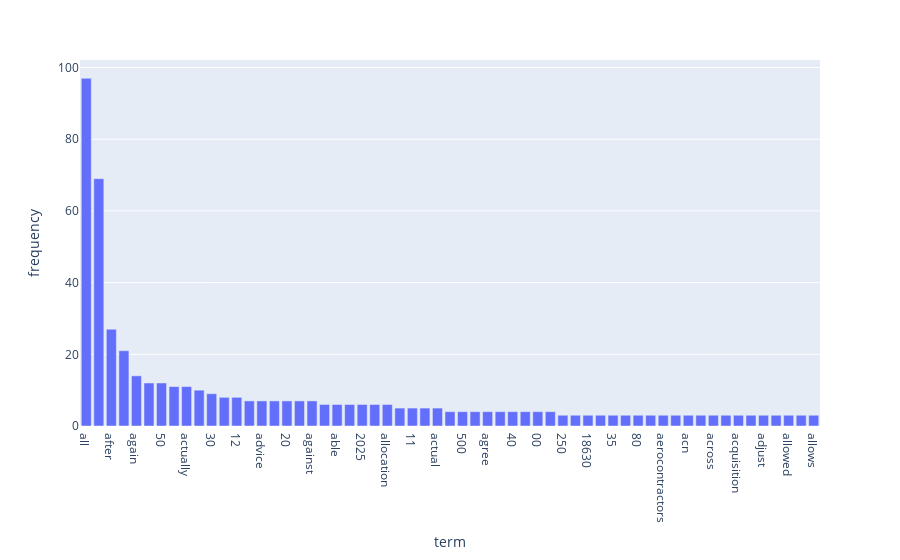

Notebook code for this chart:
### Markdown cell above
# Longtail

### Code cell
sorted_df = smaller_df.sort_values(by="frequency", ascending=False)
fig = px.bar(sorted_df, x="term", y="frequency")
fig.show()

### Figure 1 — Plotly figure (JSON) as saved in the notebook; plotly's stock layout.template omitted (floating-point values rounded to 4 significant figures)
{"data": [{"hovertemplate": "term=%{x}<br>frequency=%{y}<extra></extra>", "legendgroup": "", "marker": {"color": "#636efa", "pattern": {"shape": ""}}, "name": "", "orientation": "v", "showlegend": false, "textposition": "auto", "type": "bar", "x": ["all", "about", "after", "10", "again", "ago", "50", "100", "actually", "administration", "30", "15", "12", "allies", "advice", "25", "20", "4271", "against", "000", "able", "airlines", "2025", "almost", "allocation", "90", "11", "ai", "actual", "5000", "500", "alone", "agree", "above", "40", "22", "00", "additional", "250", "23", "18630", "116", "35", "aapl", "80", "affect", "aerocontractors", "adding", "acn", "actionable", "across", "absolutely", "acquisition", "advisors", "adjust", "air", "allowed", "almasria", "allows"], "xaxis": "x", "y": [97, 69, 27, 21, 14, 12, 12, 11, 11, 10, 9, 8, 8, 7, 7, 7, 7, 7, 7, 6, 6, 6, 6, 6, 6, 5, 5, 5, 5, 4, 4, 4, 4, 4, 4, 4, 4, 4, 3, 3, 3, 3, 3, 3, 3, 3, 3, 3, 3, 3, 3, 3, 3, 3, 3, 3, 3, 3, 3], "yaxis": "y"}], "layout": {"barmode": "relative", "legend": {"tracegroupgap": 0}, "margin": {"t": 60}, "xaxis": {"anchor": "y", "domain": [0, 1], "title": {"text": "term"}}, "yaxis": {"anchor": "x", "domain": [0, 1], "title": {"text": "frequency"}}}}
